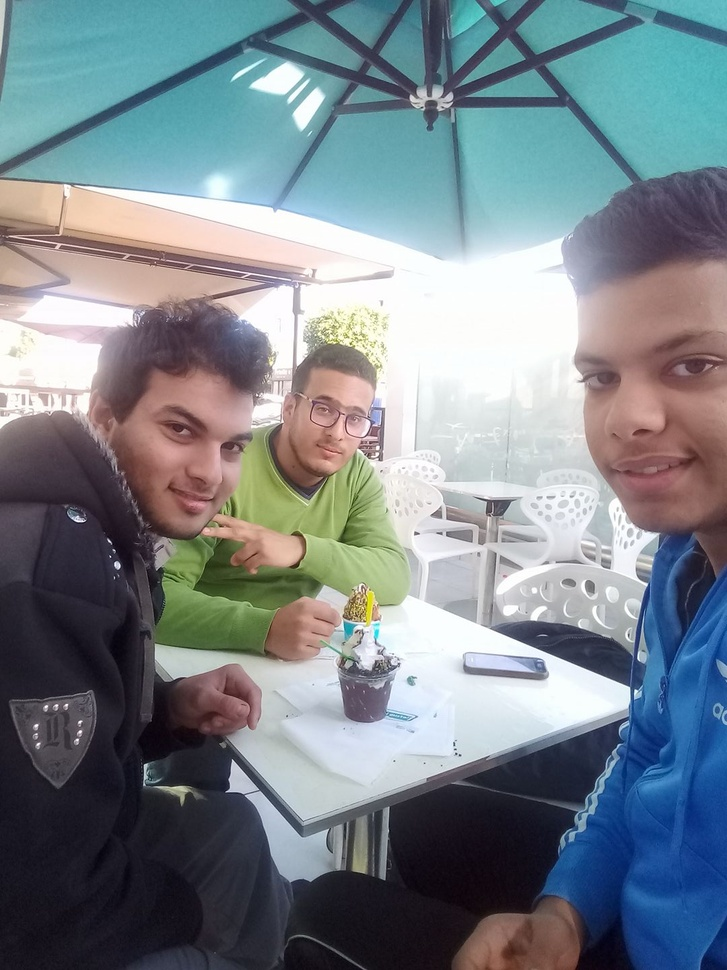
#> input picture 111.jpg, 727 x 970 px, shrunk from 1080 x 1440 before the run
$ python CartoonzeImg.py
#> lines starting #> are read from the running program, lines starting #| are printed output that depends on the picture; after the words box and inside, x2 and y2 are one past the last pixel; in counts of white or black regions, pixels touching at a corner belong together
import numpy as np;
# import cv2 openCV pour traitement des image afin de mettre grayscale
import cv2;

# pour lire l'image a travers openCV
img=cv2.imread('111.jpg')
#> img is the input picture: shape (970, 727, 3); mean B, G, R 139.2, 132.5, 122.2

gray=cv2.cvtColor(img, cv2.COLOR_BGR2GRAY)
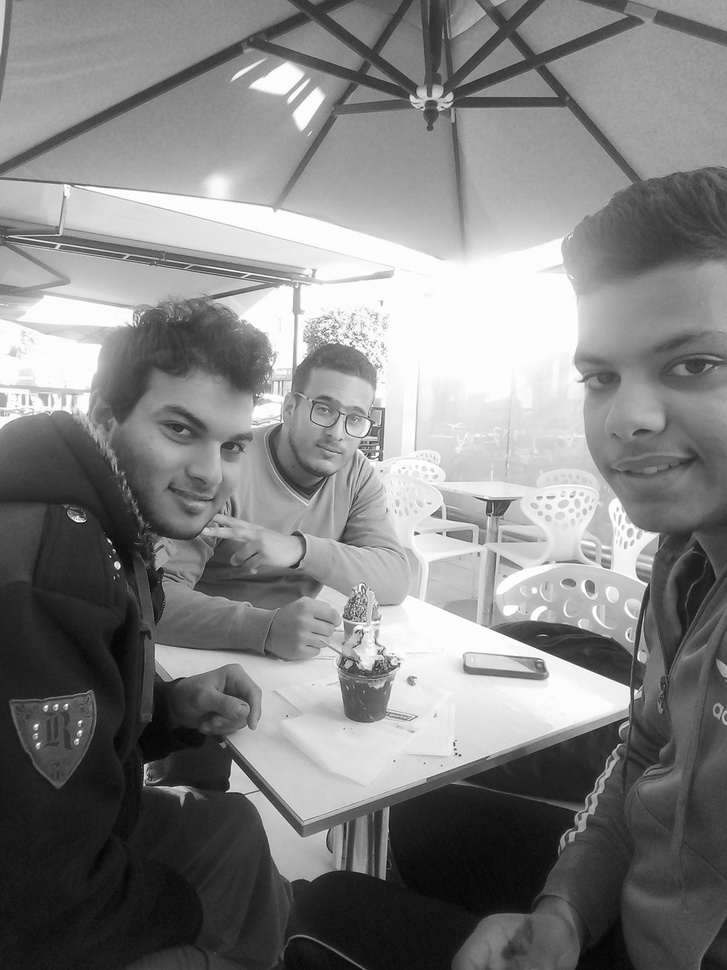
#> gray: shape (970, 727); min 2, max 255, mean 130.2
gray=cv2.medianBlur(gray,5)
edges=cv2.adaptiveThreshold(gray,255,cv2.ADAPTIVE_THRESH_MEAN_C,cv2.THRESH_BINARY,9,9)
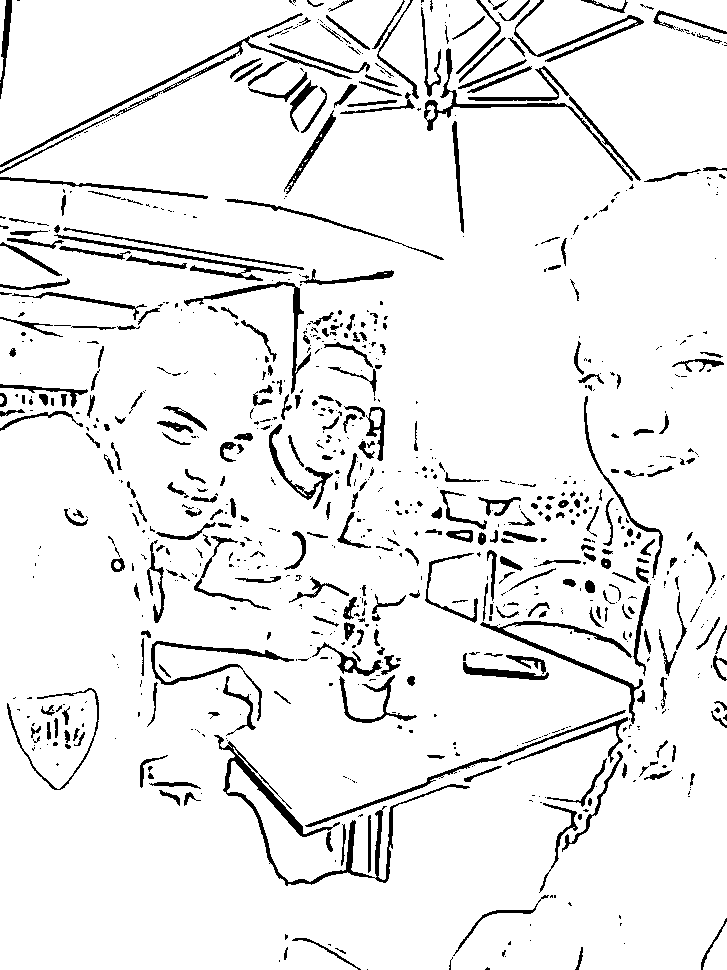
#> edges: shape (970, 727); 92.4% white; 877 black regions (540 under 20 px), largest, box (x1, y1, x2, y2) and area: (214, 735, 470, 886) 3051, (0, 13, 352, 174) 1974, (480, 621, 643, 724) 1395

# cartoonize
color = cv2.bilateralFilter(img,9,250,250)
cartoon = cv2.bitwise_and(color,color, mask=edges)
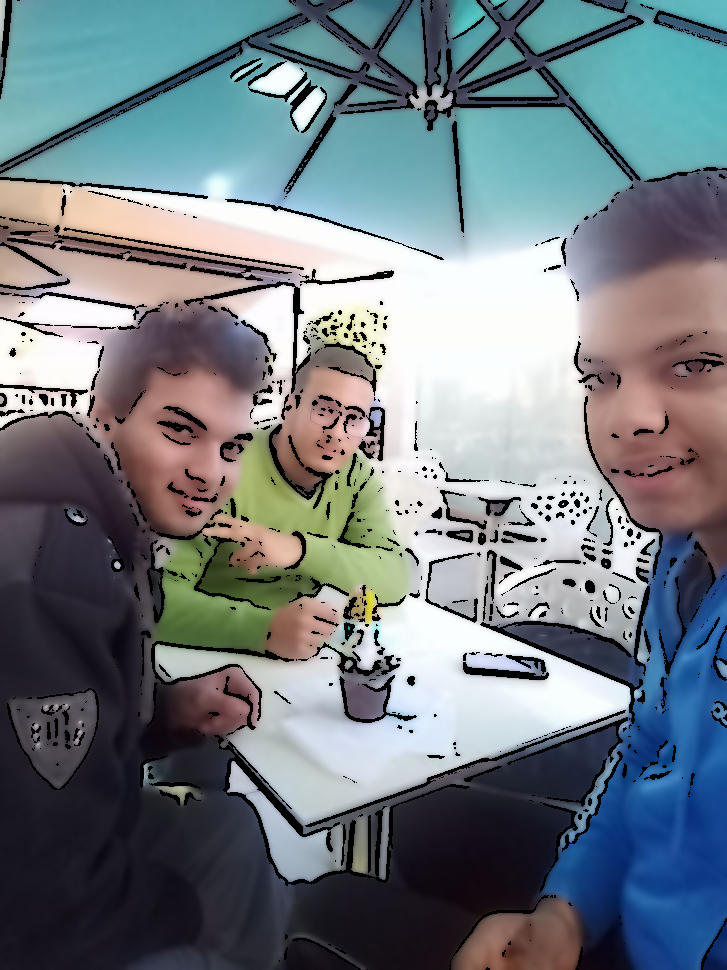
#> cartoon: shape (970, 727, 3); mean B, G, R 129.6, 123.5, 113.4

cv2.imshow("Image",img)
cv2.imshow("edges",edges)
cv2.imshow("Cartoon", cartoon)
cv2.imwrite("Cartoon.png",cartoon)
cv2.waitKey(0)
cv2.destroyAllWindows()

$ run again, with 101.jpg copied over 111.jpg
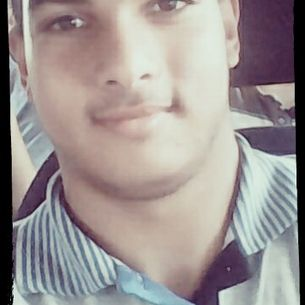
#> input picture 101.jpg, 305 x 305 px
#> img is the input picture: shape (305, 305, 3); mean B, G, R 145.6, 147.4, 155.6
#> `edges=cv2.adaptiveThreshold(gray,255,cv2.ADAPTIVE_THRESH_MEAN_C,cv2.TH..`:
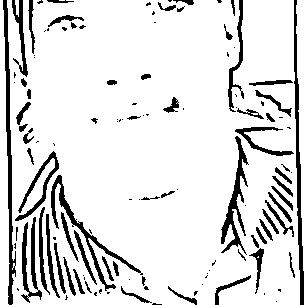
#> edges: shape (305, 305); 87.4% white; 121 black regions (60 under 20 px), largest, box (x1, y1, x2, y2) and area: (3, 0, 16, 305) 1226, (294, 0, 304, 305) 1078, (51, 175, 143, 291) 993
#> `cartoon = cv2.bitwise_and(color,color, mask=edges)`:
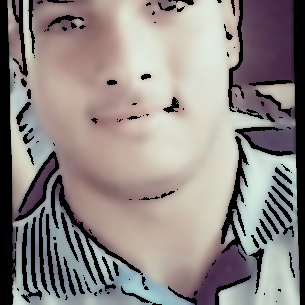
#> cartoon: shape (305, 305, 3); mean B, G, R 132, 134.7, 142.5
